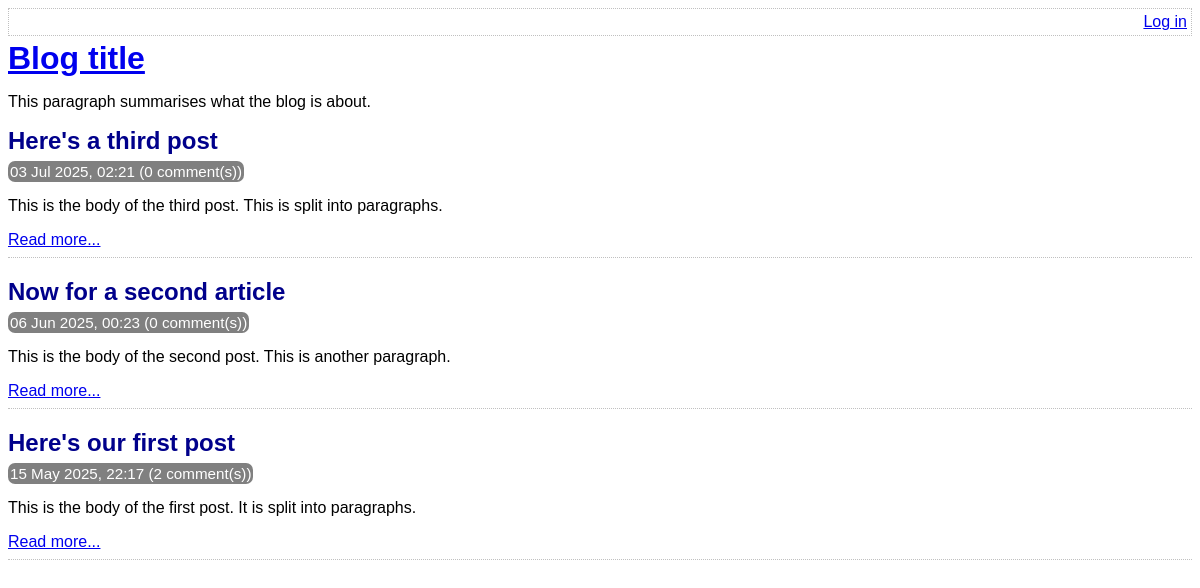
Before: / with the older database file.
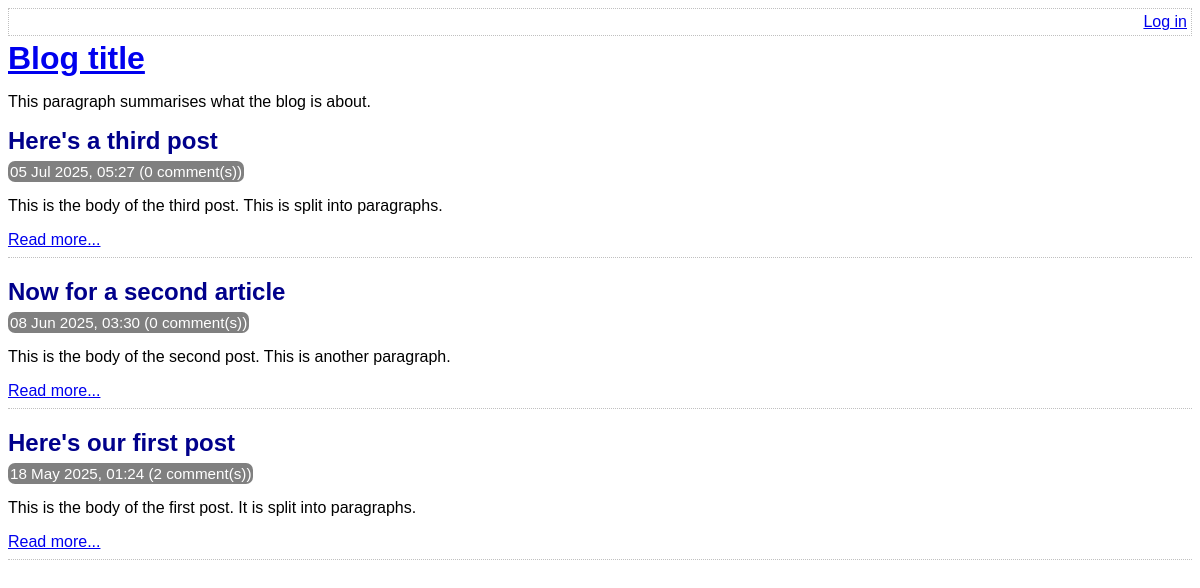
After: the same page with the newer database file.
### tables this page shows
CREATE TABLE post (
    id INTEGER PRIMARY KEY AUTOINCREMENT NOT NULL,
    title VARCHAR NOT NULL,
    body VARCHAR NOT NULL,
    user_id INTEGER NOT NULL,
    created_at TEXT NOT NULL,
    updated_at VARCHAR,
    FOREIGN KEY (user_id) REFERENCES user(id)
);

### lib/common.php (called while the page is built, shortened)
<?php
function htmlEscape($html) {
    return htmlspecialchars($html, ENT_HTML5, 'UTF-8');
}
function convertSqlDate($sqlDate) {
    $date = DateTime::createFromFormat('Y-m-d H:i:s', $sqlDate);
    return $date->format('d M Y, H:i');
}
function countCommentsForPost(PDO $pdo, $postId) {
    $sql = "
        SELECT
            COUNT(*) c
        FROM
            comment
        WHERE
            post_id = :post_id
    ";
    $stmt = $pdo->prepare($sql);
    $stmt->execute(
        array('post_id' => $postId, )
    );
    return (int) $stmt->fetchColumn();
}
function isLoggedIn() {
    return isset($_SESSION['logged_in_username']);
}

### index.php (the view, shortened to what this page needs)
<?php
require_once 'lib/common.php';
$pdo = getPDO();
$stmt = $pdo->query(
    'SELECT
        id, title, created_at, body
    FROM
        post
    ORDER BY
        created_at DESC'
);
?>
<!DOCTYPE html>
<html>
    <head>
        <?php require 'templates/head.php' ?>
    </head>
    <body>
        <?php require 'templates/title.php' ?>
        <div class="post-list">
            <?php while ($row = $stmt->fetch(PDO::FETCH_ASSOC)): ?>
                <div class="post-synopsis">
                    <h2>
                        <?php echo htmlEscape($row['title']) ?>
                    </h2>
                    <div class="meta">
                        <?php echo convertSqlDate($row['created_at']) ?>
                        (<?php echo countCommentsForPost($pdo, $row['id']) ?> comment(s))
                    </div>
                    <p>
                        <?php echo htmlEscape($row['body']) ?>
                    </p>
                    <div class="read-more">
                        <a
                            href="view-post.php?post_id=<?php echo $row['id'] ?>"
                        >Read more...</a>
                    </div>
                </div>
            <?php endwhile ?>
        </div>
    </body>
</html>

### templates/head.php (shortened to what this page needs)
<link rel="stylesheet" type="text/css" href="assets/main.css" />

### templates/title.php
<div class="top-menu">
    <div class="menu-options">
        <?php if (isLoggedIn()): ?>
            Hello <?php echo htmlEscape(getAuthUser()) ?>.
            <a href="logout.php">Log out</a>
        <?php else: ?>
            <a href="login.php">Log in</a>
        <?php endif ?>
    </div>
</div>
<a href="index.php">
    <h1>Blog title</h1>
</a>
<p>This paragraph summarises what the blog is about.</p>

### assets/main.css (style rules this page uses)
.top-menu { border: 1px dotted silver; min-height: 18px; padding: 4px; margin-bottom: 4px; }
.menu-options { float: right; }
h1, h2, h3 { margin-top: 0; margin-bottom: 8px; }
body { font-family: sans-serif; }
.post-synopsis { padding-bottom: 8px; border-bottom: 1px dotted silver; margin-bottom: 20px; }
.post-synopsis h2, .post h2 { color: darkblue; }
.post .date, .post-synopsis .meta { color: white; background-color: grey; border-radius: 7px; padding: 2px; display: inline; font-size: 0.95em; }

Changed rows visible on the page:
changed post "Here's a third post": created_at "03 Jul 2025, 02:21" → "05 Jul 2025, 05:27"
changed post "Now for a second article": created_at "06 Jun 2025, 00:23" → "08 Jun 2025, 03:30"
changed post "Here's our first post": created_at "15 May 2025, 22:17" → "18 May 2025, 01:24"
